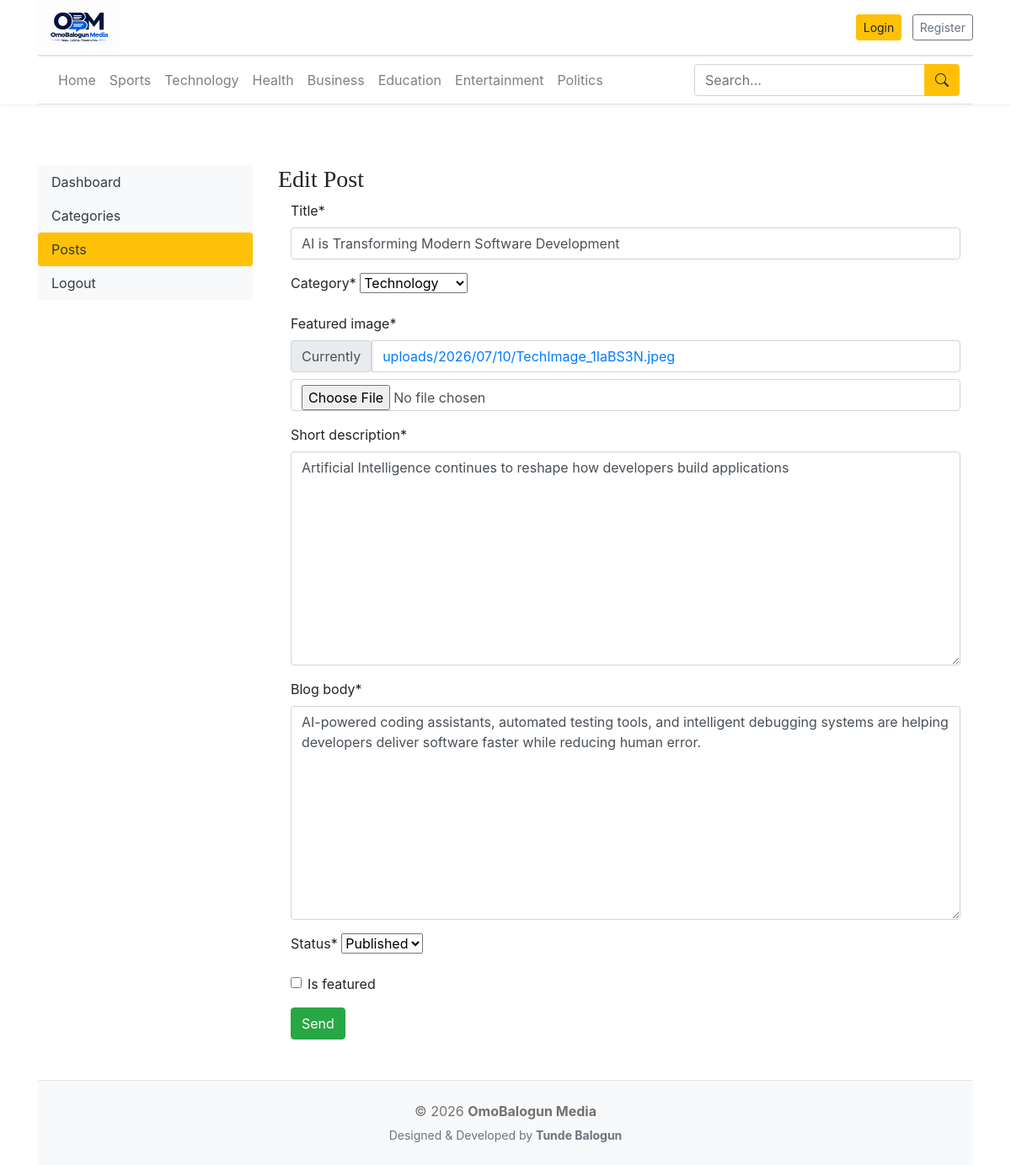
/dashboard/posts/edit/5, run on the app's committed database.
### blogs/models.py (models this page shows, shortened)
class Category(models.Model):
    category_name = models.CharField(max_length=50, unique=True)
    created_at = models.DateTimeField(auto_now_add=True)
    updated_at = models.DateTimeField(auto_now=True)
    class Meta:
        verbose_name_plural = 'categories'
    def __str__(self):
        return self.category_name

class Blogs(models.Model):
    title = models.CharField(max_length=100)
    slug = models.SlugField(max_length=150, unique=True, blank=True)
    category = models.ForeignKey(Category, on_delete=models.CASCADE)
    author = models.ForeignKey(User, on_delete=models.CASCADE)
    featured_image = models.ImageField(upload_to='uploads/%Y/%m/%d')
    short_description = models.TextField(max_length=1000)
    blog_body = models.TextField(max_length=4000)
    status = models.CharField(max_length=20, choices=STATUS_CHOICES, default="Draft")
    is_featured = models.BooleanField(default=False)
    created_at = models.DateTimeField(auto_now_add=True)
    updated_at = models.DateTimeField(auto_now=True)
    class Meta:
        verbose_name_plural = 'blogs'

### dashboards/views.py (the view)
# urls.py: path('posts/edit/<int:pk>', views.edit_post_view, name='edit_post'),
def edit_post_view(request, pk):
    post =get_object_or_404(Blogs, pk=pk)
    form = PostForm(instance=post)
    if request.method == 'POST':
        form = PostForm(request.POST, instance=post)
        if form.is_valid():
            form.save()
            return redirect('posts')
    context ={
        'form': form,
        'post': post,
    }
    return render(request, 'dashboard/edit_post.html', context)

### dashboards/forms.py
class PostForm(forms.ModelForm):
    class Meta:
        model = Blogs
        fields = ('title', 'category', 'featured_image','short_description', 'blog_body', 'status', 'is_featured')

### blogs/context_processors.py (called while the page is built)
def get_categories(request):
    categories = Category.objects.all()
    return dict(categories= categories)

### templates/dashboard/edit_post.html (shortened to what this page needs)
{% extends 'blog_main/layout.html' %}
{% load crispy_forms_tags %}
{% block content %}
<div class="row pt-5">
    {% include 'blog_main/sidebar.html' %}
    <div class="col">
        <h3>Edit Post</h3>
        <div class="container">
            <form action="{% url 'edit_post' post.id %}" method="POST" enctype="multipart/form-data">
                {{ form | crispy }}
                <button class="btn btn-success" type="submit">Send</button>
            </form>
        </div>
    </div>
{% endblock %}

### templates/blog_main/layout.html (shortened to what this page needs)
{% load static %}
<!DOCTYPE html>
<html lang="en">
<head>
    <link rel="stylesheet"
          href="https://cdn.jsdelivr.net/npm/bootstrap@4.6.2/dist/css/bootstrap.min.css">
    <link href="{% static 'css/blog.css' %}" rel="stylesheet">
    <link rel="stylesheet"
          href="https://cdnjs.cloudflare.com/ajax/libs/font-awesome/4.7.0/css/font-awesome.min.css">
    <link rel="stylesheet"
          href="https://cdn.jsdelivr.net/npm/bootstrap-icons@1.11.3/font/bootstrap-icons.min.css">
</head>
<body>
<div class="sticky-top fixed-header-wrap">
    <div class="container">
        <header class="blog-header py-0">
            <div class="row align-items-center">
                <div class="col-md-6 col-12 text-center text-md-left mb-3 mb-md-0">
                    <a href="{% url 'home' %}">
                        <img src="{% static 'images/obm.png' %}"
                             class="img-fluid"
                             alt="OmoBalogun Media"
                             style="max-height:65px;">
                    </a>
                </div>
            <div class="col-md-6 col-12 text-center text-md-right">
                {% if not user.is_authenticated %}
                    <a href="{% url 'login' %}"
                       class="btn btn-warning btn-sm mr-2">
                        Login
                    </a>
                    <a href="{% url 'register' %}"
                       class="btn btn-outline-secondary btn-sm">
                        Register
                    </a>
                {% endif %}
            </div>
            </div>
        </header>
        <nav class="navbar navbar-expand-lg navbar-light bg-white border-top border-bottom mb-4">
            <div class="collapse navbar-collapse"
                 id="mainNavbar">
                <ul class="navbar-nav mr-auto">
                    <li class="nav-item">
                        <a class="nav-link"
                           href="{% url 'home' %}">
                            Home
                        </a>
                    </li>
                    {% for category in categories %}
                    <li class="nav-item">
                        <a class="nav-link"
                           href="{% url 'category' category.id %}">
                            {{ category.category_name }}
                        </a>
                    </li>
                    {% endfor %}
                </ul>
                <form class="form-inline my-2 my-lg-0"
                      action="{% url 'search' %}"
                      method="GET">
                    <div class="input-group">
                        <input
                            class="form-control"
                            type="search"
                            placeholder="Search..."
                            name="keyword">
                        <div class="input-group-append">
                            <button
                                class="btn btn-warning"
                                type="submit">
                                <i class="bi bi-search"></i>
                            </button>
                        </div>
                    </div>
                </form>
            </div>
        </nav>
    </div>
</div>
<div class="container">
    {% block content %}
    {% endblock %}
</div>
<footer class="blog-footer bg-light mt-5 py-4">
    <div class="container text-center">
        <p class="mb-1">
            © {% now "Y" %}
            <strong>OmoBalogun Media</strong>
        </p>
        <small class="text-muted">
            Designed & Developed by
            <strong>Tunde Balogun</strong>
        </small>
    </div>
</footer>
</body>
</html>

### static/css/blog.css (style rules this page uses)
.blog-header { border-bottom: 1px solid #e5e5e5; }
h1, h2, h3, h4, h5, h6 { font-family: "Playfair Display", Georgia, "Times New Roman", serif; }
.blog-footer { padding: 2.5rem 0; color: #727272; text-align: center; background-color: #f9f9f9; border-top: .05rem solid #e5e5e5; }

### templates/blog_main/layout.html (style rules this page uses)
.fixed-header-wrap { background-color: #fff; box-shadow: 0 1px 4px rgba(0,0,0,0.08); }

### data on the page
Category: category_name "Sports"
Category: category_name "Technology"
Category: category_name "Health"
Category: category_name "Business"
Category: category_name "Education"
Category: category_name "Entertainment"
Category: category_name "Politics"
Blogs: title "AI is Transforming Modern Software Development", category "Technology", short_description "Artificial Intelligence continues to reshape how developers build applications", blog_body "AI-powered coding assistants, automated testing tools, and intelligent debugging systems are helping developers deliver software faster while reducing human error.", status "Published"
